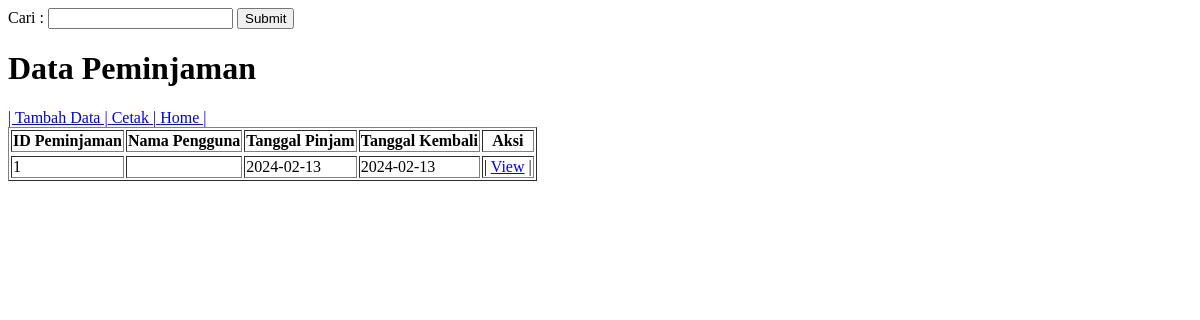
/perpustakaan/public/dashboard/data/dspeminjaman.php, run on an earlier commit of the app's database.
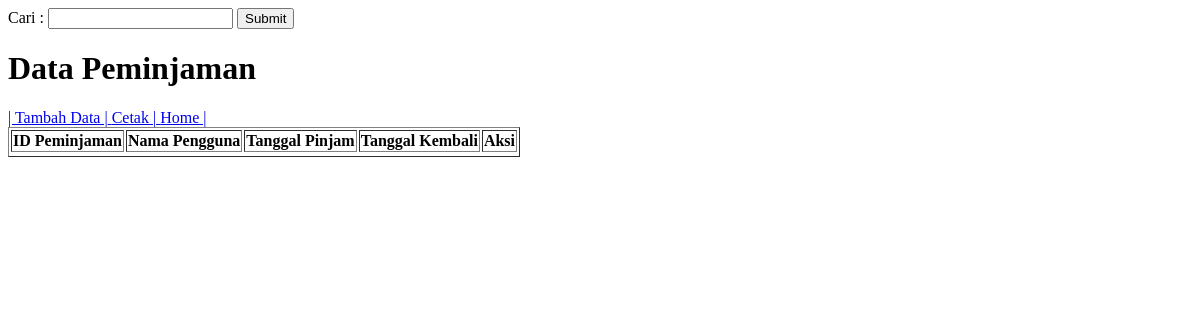
And on a later commit of the database.
### tables this page shows
CREATE TABLE `peminjaman` (
  `id_peminjaman` int(11) NOT NULL,
  `tanggal_pinjam` date DEFAULT NULL,
  `tanggal_kembali` date DEFAULT NULL,
  `guru_idguru` int(11) DEFAULT NULL,
  `siswa_idsiswa` int(11) DEFAULT NULL
);

### perpustakaan/public/dashboard/data/dspeminjaman.php (the view, shortened to what this page needs)
<?php
    include_once("../../../config/koneksi.php");
?>
<!DOCTYPE html>
<html lang="en">
<head>
</head>
<body>
    <form action="dspeminjaman.php" method="get">
        <label>Cari :</label>
        <input type="text" name="cari">
        <input type="submit" name="Cari">
    </form>
    <table border="1">
        <h1>Data Peminjaman</h1>
        <a href="../../peminjaman/view/tambah.php">| Tambah Data |</a>
        <a href="../../peminjaman/view/cetak.php" target="_blank"> Cetak |</a>
        <a href="../dashboard.php"> Home |</a>
            <?php
                if (isset($_GET['cari'])) {
                    $cari = $_GET['cari'];
                    $sql = "SELECT p.id_peminjaman, p.tanggal_pinjam, p.tanggal_kembali,
                                CASE
                                    WHEN p.guru_idguru IS NOT NULL THEN g.nama
                                    WHEN p.siswa_idsiswa IS NOT NULL THEN s.nama
                                END AS namapengguna
                            FROM peminjaman p
                            LEFT JOIN guru g ON p.guru_idguru = g.idguru
                            LEFT JOIN siswa s ON p.siswa_idsiswa = s.idsiswa
                            WHERE p.id_peminjaman LIKE '%$cari%' OR p.guru_idguru LIKE '%$cari%' OR p.siswa_idsiswa LIKE '%$cari%'";
                } else {
                    $sql = "SELECT p.id_peminjaman, p.tanggal_pinjam, p.tanggal_kembali,
                                CASE
                                    WHEN p.guru_idguru IS NOT NULL THEN g.nama
                                    WHEN p.siswa_idsiswa IS NOT NULL THEN s.nama
                                END AS namapengguna
                            FROM peminjaman p
                            LEFT JOIN guru g ON p.guru_idguru = g.idguru
                            LEFT JOIN siswa s ON p.siswa_idsiswa = s.idsiswa
                            ORDER BY p.id_peminjaman ASC";
                }
                $ambildata = mysqli_query($kon, $sql);
            ?>
        <tr>
            <th> ID Peminjaman </th>
            <th> Nama Pengguna </th>
            <th> Tanggal Pinjam </th>
            <th> Tanggal Kembali </th>
            <th> Aksi </th>
        </tr>
        <tr>
            <?php
                while ($userAmbilData = mysqli_fetch_array($ambildata)) {
                    echo "<tr>";
                        echo "<td>" . $userAmbilData['id_peminjaman'] . "</td>";
                        echo "<td>" . $userAmbilData['namapengguna'] . "</td>";
                        echo "<td>" . $userAmbilData['tanggal_pinjam'] . "</td>";
                        echo "<td>" . $userAmbilData['tanggal_kembali'] . "</td>";
                        echo "<td>
                                | <a href='../../peminjaman/view/view.php?id_peminjaman=" . $userAmbilData['id_peminjaman']. "'> View</a> |
                            </td>";
                    echo "</tr>";
                }
            ?>
        </tr>
    </table>
</body>
</html>

What changed in the data, as far as the page shows it:
removed peminjaman: id_peminjaman "1", tanggal_pinjam "2024-02-13", tanggal_kembali "2024-02-13"
